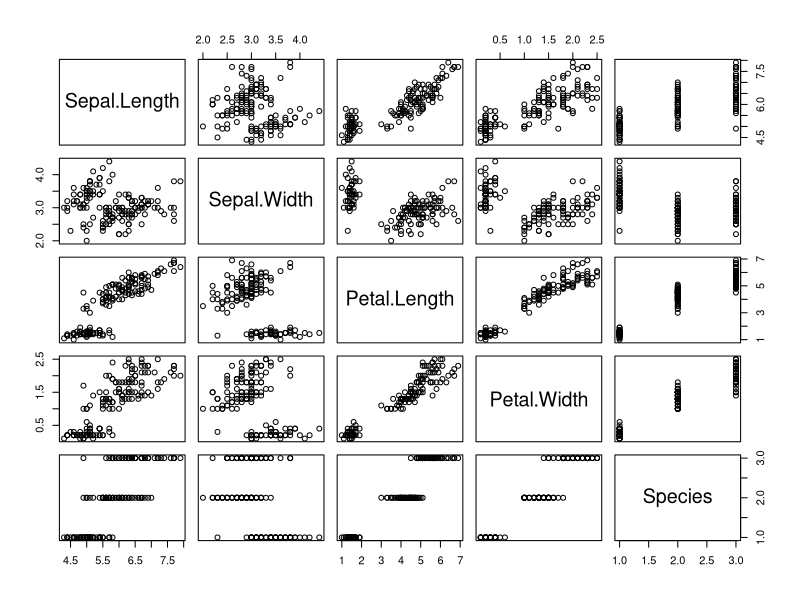
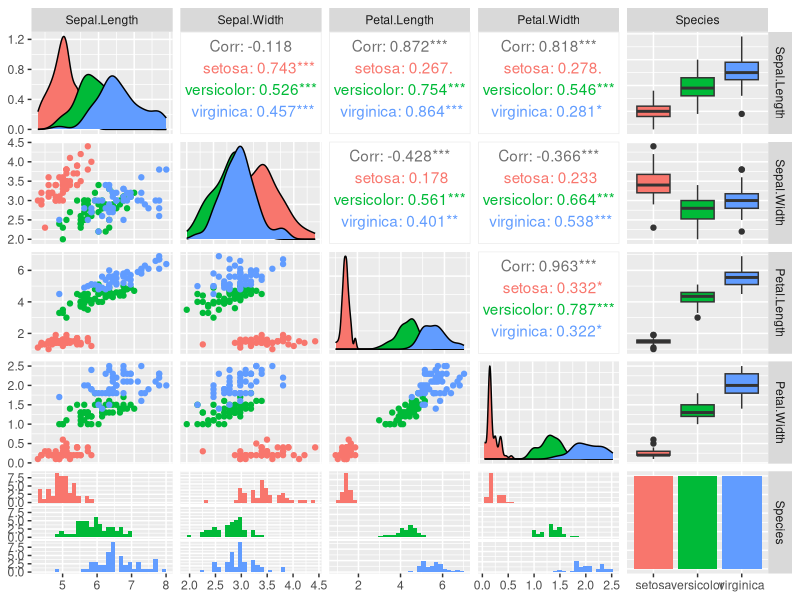
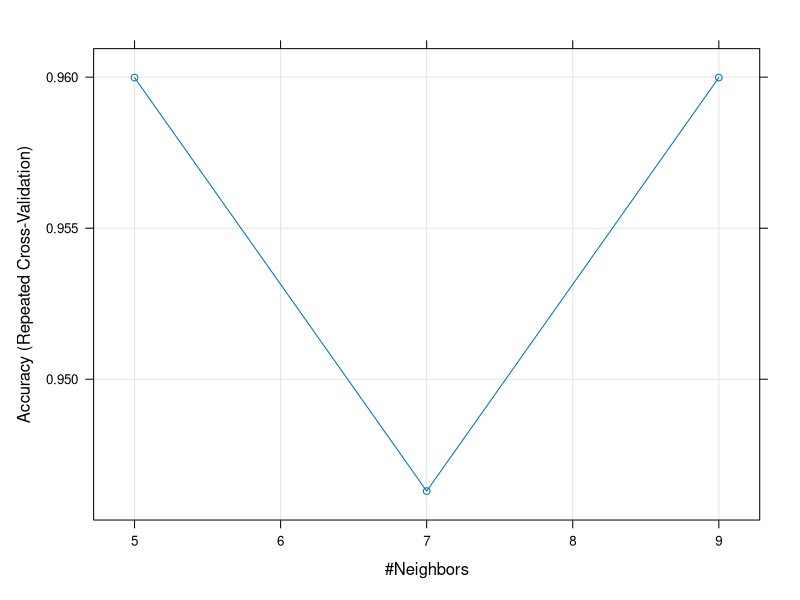

Write the R code that produced these figures, in order.
library(datasets)
data(iris)
summary(iris)

View(iris)

## Charts

plot(iris)

library(ggplot2)
library(GGally)
ggpairs(iris,mapping=ggplot2::aes(colour=Species))

## K nearest neighbors

library(class)

train=sample(seq_len(nrow(iris)),size=floor(0.5*nrow(iris)))

iris.train <- iris[train,c(1:4)]
iris.test <- iris[-train,c(1:4)]
response <- iris[train,5]
tresponse <- iris[-train,5]

knn.pred <- knn(iris.train,iris.test,response,k=3)
table(knn.pred,tresponse)

library(gmodels)
CrossTable(x = tresponse,y=knn.pred,prop.chisq=FALSE)

## Another method of KNN, now choosing k endogenously

library(caret)
set.seed(1)
ctrl <- trainControl(method="repeatedcv",repeats=3)
knnFit <- train(Species ~ .,data=iris[train,],method="knn",trControl=ctrl)
knnFit

plot(knnFit)

knn.pred <- knn(iris.train,iris.test,response,k=3)
table(knn.pred,tresponse) ## 96% accuracy

## Using linear discriminant analysis

library(tidyverse)
library(MASS)
model <- lda(Species~.,data=iris[train,])
model
predict <- model %>% predict(iris.test)
mean(predict$class==tresponse) ## 96% accuracy
